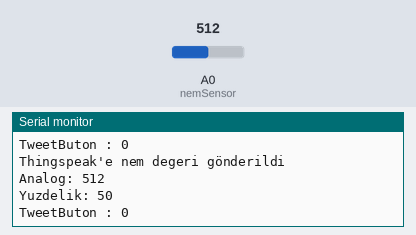
This sketch was run on a simulated ESP8266 (NodeMCU). On the bench: the last lines printed to the serial monitor. The inputs (shaded band) are chosen by the test bench; at power-on: A0 (nemSensor) = 512. WiFi joins after 1.5 s; servers stay silent unless stated; random numbers use the default seed unless the sketch sets one.

Above: at 10.2 s.
10.3 s: A0 (nemSensor) set to 991
At 10.3 s:
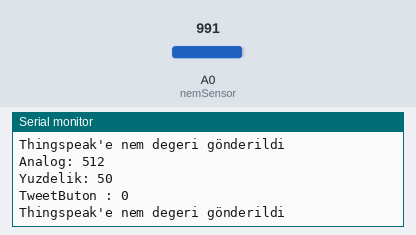
11.8 s: A0 (nemSensor) set to 1009
At 12.7 s:
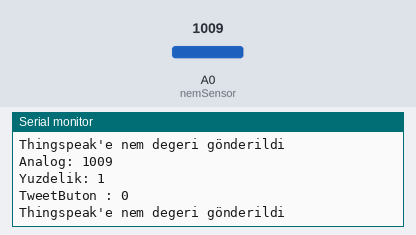
Timing chart, 0 to 14.8 s (numbered marks = the images above; inputs shaded):
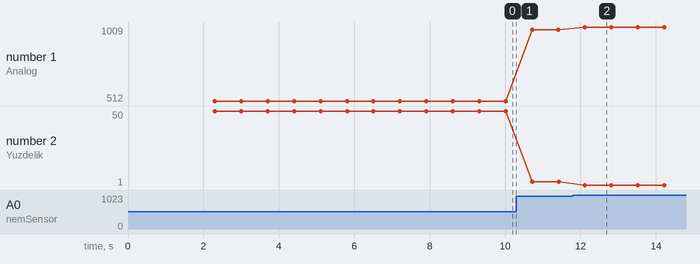

The sketch:

bitki_sulama.ino
```cpp
#define BLYNK_PRINT Serial
#define fan 5
#define pompa 4
#define BLYNK_TEMPLATE_ID "TEMPLATE ID"
#define BLYNK_DEVICE_NAME "BitkiSulama"
#define BLYNK_AUTH_TOKEN "AUTH TOKEN"
#include <ESP8266WiFi.h>
#include <BlynkSimpleEsp8266.h>
#include "ThingSpeak.h"

char agAdi[] = "WIFI NAME";
char agSifre[] = "PASSWORD";
int deger ;
int nemOrani;
int nemSensor = A0;
int sulanacakNem;
int kurutulacakNem;
int otomatikButon;
int tweetButon;
int otomatikDurum;
int tweetDurum;

//
const String writeAPIKey = "WRITE API KEY";   // Thingspeak write API Key
char* thingSpeakHost = "api.thingspeak.com";     //ThingSpeak sitesinin hostu
String thingtweetAPIKey = "THINGTWEET API KEY";    //ThingTweet sayfasından aldığımız API Keyi
char thingSpeakAddress[] = "api.thingspeak.com";
String tsData;
int randNumber;
WiFiClient client;

//
BLYNK_WRITE(V2)
{
  sulanacakNem = param.asInt(); // Get value as integer
  Serial.print("Sulanacak Nem: ");
  Serial.println(sulanacakNem);
}
BLYNK_WRITE(V3)
{
  kurutulacakNem = param.asInt(); // Get value as integer
  Serial.print("Kurutulacak Nem: ");
  Serial.println(kurutulacakNem);
}

BLYNK_WRITE(V4)
{
  int otomatikButon = param.asInt();

  if (otomatikButon == 1) {
    otomatikDurum = 1;
  } else if (otomatikButon == 0) {
    otomatikDurum = 0;
    digitalWrite(fan, 1);//Devreye enerji verildiğinde kapalı başlaması için ayar
    digitalWrite(pompa, 1);//Devreye enerji verildiğinde kapalı başlaması için ayar
  }
}
BLYNK_WRITE(V5)
{
  tweetButon = param.asInt();
  Serial.print("Tweet Buton : ");
  Serial.println(tweetButon);
}
void setup() {
  digitalWrite(fan, 1);//Devreye enerji verildiğinde kapalı başlaması için ayar
  digitalWrite(pompa, 1);//Devreye enerji verildiğinde kapalı başlaması için ayar
  pinMode (A0, INPUT);
  Serial.begin(9600);
  Blynk.begin(BLYNK_AUTH_TOKEN, agAdi, agSifre);
}

void loop() {
  delay(500);
  deger = analogRead(nemSensor);//Nem sensöründen analog değer okuma
  Serial.print("Analog: ");
  Serial.println(deger);
  nemOrani = 100 - map(deger , 0, 1024, 0, 100);
  Serial.print("Yuzdelik: ");
  Serial.println(nemOrani);
  Blynk.virtualWrite(V1, nemOrani);
  Serial.print("TweetButon : ");
  Serial.println(tweetButon);

  randNumber = random(5, 1000);

  if (client.connect (thingSpeakHost, 80)) {        //Bu blokta sıcaklık değerini host urlsi yardımıyla ThingSpeak’e gönderiyoruz
    String postStr = "field1=";                  //1 Nolu Fielda verileri göstereceğiz
    postStr += String (nemOrani);
    client.print("POST /update HTTP/1.1\n");
    client.print("Host: api.thingspeak.com\n");
    client.print("Connection: close\n");
    client.print("X-THINGSPEAKAPIKEY: " + writeAPIKey + "\n");
    client.print("Content-Type: application/x-www-form-urlencoded\n");
    client.print("Content-Length: ");
    client.print(postStr.length());
    client.print("\n\n");
    client.print(postStr);
    client.print("\n\n");
    Serial.println ("Thingspeak'e nem degeri gönderildi");
  }

  if (tweetButon == 1) {
    if (client.connect("api.thingspeak.com", 80)) {
      Serial.println("TWİTTER BAĞLANTISI SAĞLANILDI");  //Tweet atılması için gereken blok
      tsData = "api_key=" + thingtweetAPIKey + "&status=" + "Nem Oranı  : " + nemOrani + "   // " + randNumber ;
      client.print("POST /apps/thingtweet/1/statuses/update HTTP/1.1\n");
      client.print("Host: api.thingspeak.com\n");
      client.print("Connection: close\n");
      client.print("Content-Type: application/x-www-form-urlencoded\n");
      client.print("Content-Length: ");
      client.print(tsData.length());
      client.print("\n\n");
      client.print(tsData);
      Serial.println("TWEET GÖNDERİLDİ");
      Blynk.logEvent("tweet_sent","Tweet gönderildi.");
      Blynk.virtualWrite(V5,0);
      tweetButon=0;
    }
  }

  if (otomatikDurum == 1) {
    if (nemOrani > kurutulacakNem ) {
      Serial.println("Kurutuluyor.");
      digitalWrite(fan , 0);// Fanı çalıştır.
      digitalWrite(pompa, 1);// Pompayı kapat.
    } else  if (nemOrani <= sulanacakNem) {
      Serial.println("Sulanıyor.");
      digitalWrite(fan , 1);// Fanı kapat.
      digitalWrite(pompa, 0);// Pompayı çalıştır.
    } else {
      digitalWrite(fan , 1);// Fanı kapat.
      digitalWrite(pompa, 1);// Pompayı kapat.
    }
  }
  client.stop();
  Blynk.run();
}
```

Measured:
- after the input at 11.8 s, the serial monitor: prints a new line after 0.32 s (image 2)
- plotted number 1: 512 → 991 after the input at 10.3 s, 991 → 1009 after the input at 11.8 s
- plotted number 2: 50 → 3 after the input at 10.3 s, 3 → 1 after the input at 11.8 s
